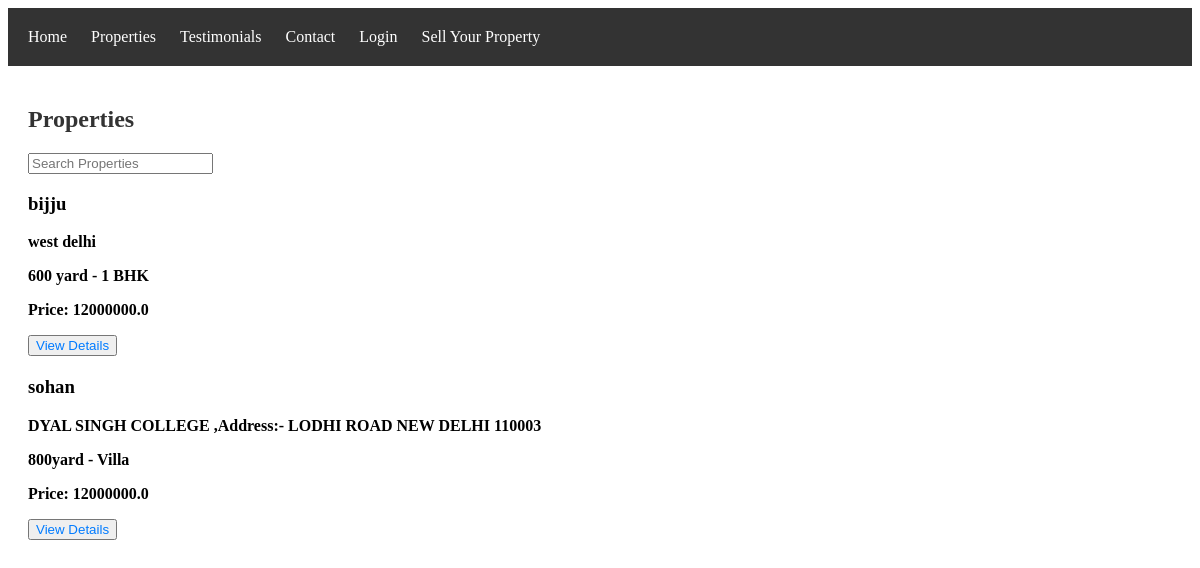
Before: / with the older database file.
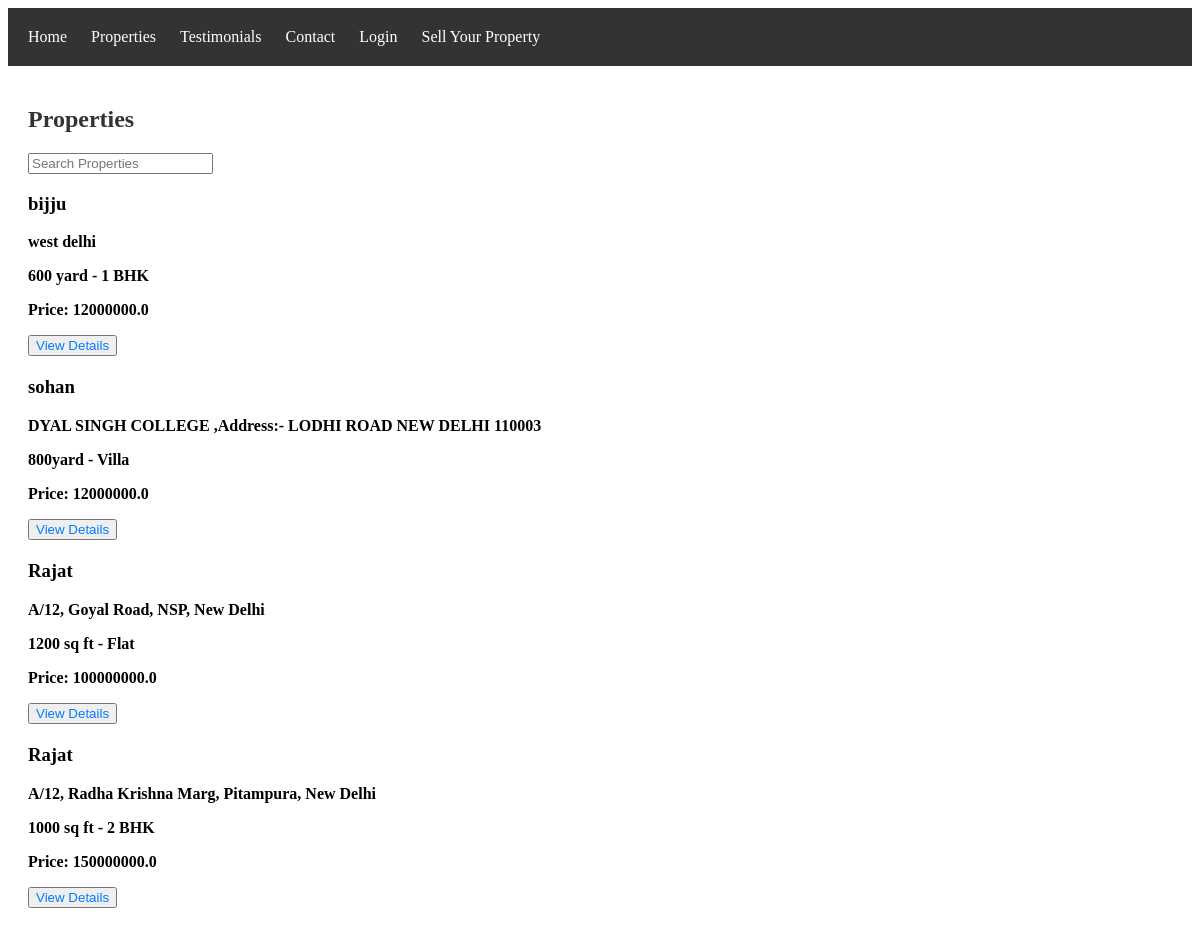
After: the same page with the newer database file.
### app.py (models this page shows)
class Property(db.Model):
    id = db.Column(db.Integer, primary_key=True)
    owner_name = db.Column(db.String(100), db.ForeignKey('owner.owner_name'), nullable=False)
    address = db.Column(db.String(200), nullable=False)
    property_size = db.Column(db.String(20), nullable=False)
    property_type = db.Column(db.String(50), nullable=False)
    price = db.Column(db.Float, nullable=False)
    images = db.relationship('PropertyImage', backref='property', lazy=True)

### app.py (the view)
@app.route('/')
def index():
    properties = Property.query.all()
    return render_template('index.html', properties=properties)

### templates/index.html (shortened to what this page needs)
<!DOCTYPE html>
<html lang="en">
<head>
    <link rel="stylesheet" type="text/css" href="{{ url_for('static', filename='css/index_css.css') }}">
</head>
<body>
    <header>
        <nav>
            <ul>
                <li><a href="/">Home</a></li>
                <li><a href="#properties">Properties</a></li>
                <li><a href="#testimonials">Testimonials</a></li>
                <li><a href="#contact">Contact</a></li>
                {% if 'user_id' in session %}
                <li><a href="/logout">Logout</a></li>
                {% else %}
                <li><a href="/client_login">Login</a></li>
                {% endif %}
                <li><a href="/owner_login">Sell Your Property</a></li>
            </ul>
        </nav>
    </header>
    <main>
        <section id="properties">
            <h2>Properties</h2>
            <input type="text" id="search" placeholder="Search Properties">
            <ul id="property-list">
                {% for property in properties %}
                <li>
                    <h3><b>{{ property.owner_name }}</b></h3>
                    <p><b>{{ property.address }}</b></p>
                    <p><b>{{ property.property_size }} - {{ property.property_type }}</b></p>
                    <p><b>Price: {{ property.price }}</b></p>
                    <button ><a href="/property/{{ property.id }}">View Details</a></button>
                </li>
                {% endfor %}
            </ul>
        </section>
    </main>
</body>
</html>

### static/css/index_css.css (style rules this page uses)
header { background-color: #333; color: #fff; padding: 20px; }
nav ul { list-style-type: none; margin: 0; padding: 0; }
nav ul li { display: inline; margin-right: 20px; }
nav ul li a { color: #fff; text-decoration: none; }
main { padding: 20px; }
section { margin-bottom: 40px; }
h2 { color: #333; font-size: 24px; margin-bottom: 20px; }
h3 { font-weight: bolder; }
ul { list-style-type: none; padding: 0; }
li { margin-bottom: 20px; }
a { color: #007bff; text-decoration: none; }

Changed rows visible on the page:
added Property: owner_name "Rajat", address "A/12, Goyal Road, NSP, New Delhi", property_size "1200 sq ft", property_type "Flat", price "100000000.0"
added Property: owner_name "Rajat", address "A/12, Radha Krishna Marg, Pitampura, New Delhi", property_size "1000 sq ft", property_type "2 BHK", price "150000000.0"
